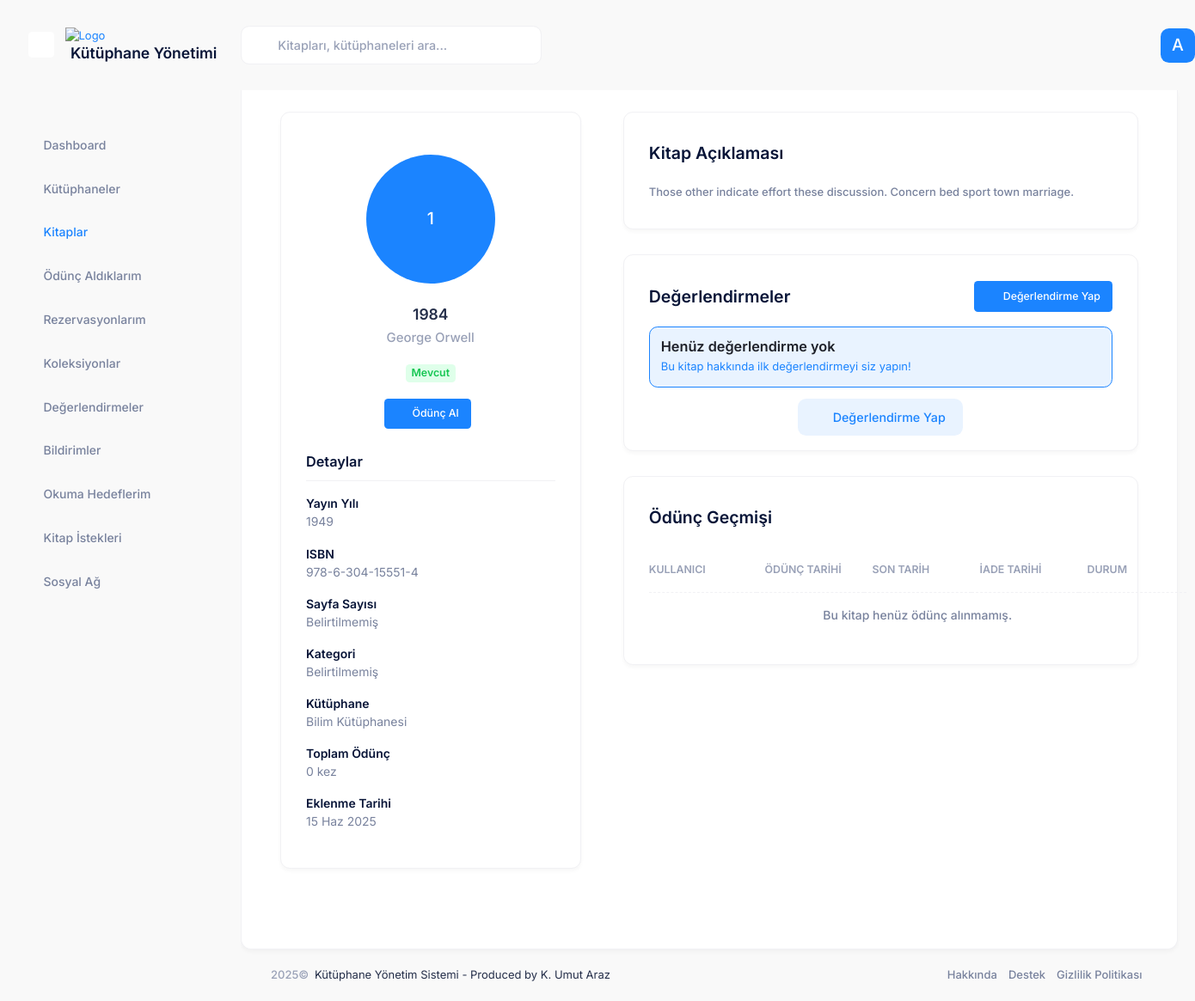
Page /books/62/ (signed in) on the earlier database version.
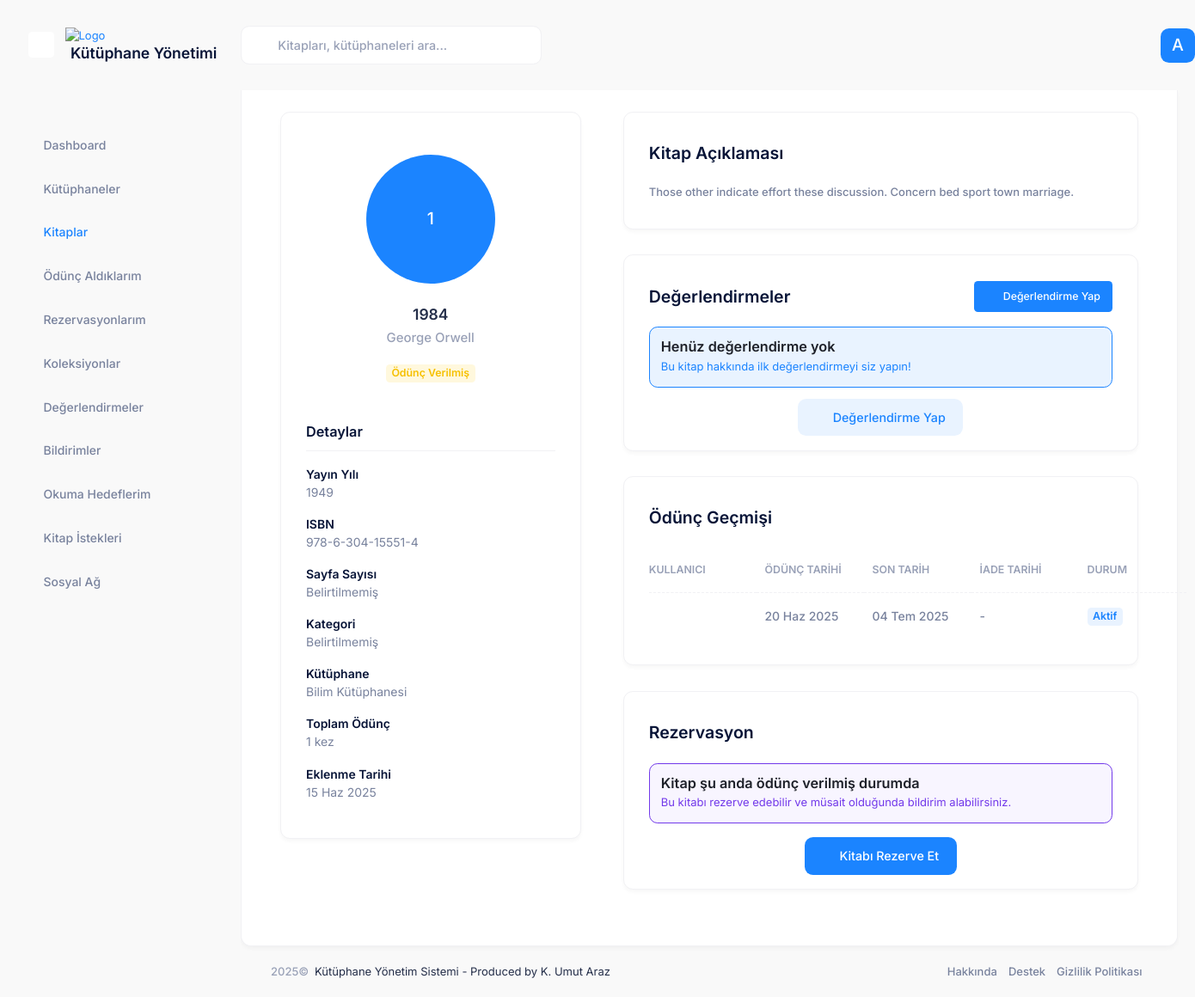
Same page on the later database version.
### books/models.py (models this page shows, shortened)
class Book(models.Model):
    STATUS_CHOICES = (
        ('available', 'Mevcut'),
        ('borrowed', 'Ödünç Verilmiş'),
        ('reserved', 'Rezerve Edilmiş'),
        ('maintenance', 'Bakımda'),
    )
    title = models.CharField('Başlık', max_length=255)
    author = models.CharField('Yazar', max_length=255)
    isbn = models.CharField('ISBN', max_length=20, blank=True, null=True)
    description = models.TextField('Açıklama', blank=True, null=True)
    cover_image = models.ImageField('Kapak Resmi', upload_to='book_covers/', blank=True, null=True)
    library = models.ForeignKey(Library, verbose_name='Kütüphane', on_delete=models.CASCADE, related_name='books')
    status = models.CharField('Durum', max_length=20, choices=STATUS_CHOICES, default='available')
    publication_year = models.PositiveIntegerField('Yayın Yılı', blank=True, null=True)
    publisher = models.CharField('Yayınevi', max_length=255, blank=True, null=True)
    language = models.CharField('Dil', max_length=50, blank=True, null=True)
    pages = models.PositiveIntegerField('Sayfa Sayısı', blank=True, null=True)
    created_at = models.DateTimeField('Oluşturulma Tarihi', auto_now_add=True)
    updated_at = models.DateTimeField('Güncellenme Tarihi', auto_now=True)
    class Meta:
        ordering = ['title', 'author']
        verbose_name = 'Kitap'
        verbose_name_plural = 'Kitaplar'
    @property
    def status_color(self):
        color_map = {
            'available': 'success',
            'borrowed': 'warning',
            'reserved': 'primary',
            'maintenance': 'danger'
        }
        return color_map.get(self.status, 'primary')
    @property
    def loan_count(self):
        return self.loans.count()

### libraries/models.py (models this page shows, shortened)
class Library(models.Model):
    name = models.CharField('Adı', max_length=255)
    description = models.TextField('Açıklama', blank=True, null=True)
    owner = models.ForeignKey(
        settings.AUTH_USER_MODEL,
        verbose_name='Sahibi',
        on_delete=models.CASCADE,
        related_name='owned_libraries'
    )
    admins = models.ManyToManyField(
        settings.AUTH_USER_MODEL,
        verbose_name='Yöneticiler',
        related_name='administered_libraries',
        blank=True
    )
    created_at = models.DateTimeField('Oluşturulma Tarihi', auto_now_add=True)
    updated_at = models.DateTimeField('Güncellenme Tarihi', auto_now=True)
    address = models.TextField('Adres', blank=True, null=True)
    phone = models.CharField('Telefon', max_length=20, blank=True, null=True)
    email = models.EmailField('E-posta', blank=True, null=True)
    class Meta:
        verbose_name = 'Kütüphane'
        verbose_name_plural = 'Kütüphaneler'
        ordering = ['name']

### loans/models.py (models this page shows, shortened)
class Loan(models.Model):
    STATUS_CHOICES = (
        ('active', 'Aktif'),
        ('returned', 'İade Edildi'),
        ('overdue', 'Gecikmiş'),
    )
    book = models.ForeignKey(Book, verbose_name='Kitap', on_delete=models.CASCADE, related_name='loans')
    borrower = models.ForeignKey(settings.AUTH_USER_MODEL, verbose_name='Ödünç Alan', on_delete=models.CASCADE, related_name='borrowed_books')
    loaned_by = models.ForeignKey(settings.AUTH_USER_MODEL, verbose_name='Ödünç Veren', on_delete=models.CASCADE, related_name='managed_loans')
    loan_date = models.DateTimeField('Ödünç Verme Tarihi', default=timezone.now)
    due_date = models.DateTimeField('İade Tarihi')
    return_date = models.DateTimeField('Gerçek İade Tarihi', blank=True, null=True)
    status = models.CharField('Durum', max_length=10, choices=STATUS_CHOICES, default='active')
    notes = models.TextField('Notlar', blank=True, null=True)
    class Meta:
        ordering = ['-loan_date']
        verbose_name = 'Ödünç Verme'
        verbose_name_plural = 'Ödünç Vermeler'
    @property
    def status_color(self):
        color_map = {
            'active': 'primary',
            'returned': 'success',
            'overdue': 'danger'
        }
        return color_map.get(self.status, 'primary')

### books/views.py (the view)
# urls.py: path('<int:book_id>/', views.book_detail, name='detail'),
@login_required
@check_account_activation
def book_detail(request, book_id):
    book = get_object_or_404(Book, id=book_id)
    context = {
        'active_menu': 'books',
        'book': book
    }
    return render(request, 'books/book_detail.html', context)

### accounts/models.py (called while the page is built)
    @property
    def is_super_admin(self):
        return self.user_type == 'super_admin'

    @property
    def is_library_admin(self):
        return self.user_type == 'library_admin'

### library_management/context_processors.py (called while the page is built)
def user(request):
    if request.path.startswith('/admin/'):
        return {}
    if hasattr(request, 'user') and request.user.is_authenticated:
        return {}  # Don't add anything, Django's auth context processor handles this
    return {'user': DummyUser()}

### templates/books/book_detail.html (shortened to what the changed rows need)
{% extends 'layouts/base.html' %}
{% load static %}
{% block content %}
<div class="content d-flex flex-column flex-column-fluid" id="kt_content">
    <div class="post d-flex flex-column-fluid" id="kt_post">
        <div id="kt_content_container" class="container-xxl">
            <div class="d-flex flex-column flex-xl-row">
                <div class="flex-column flex-lg-row-auto w-100 w-xl-350px mb-10">
                    <div class="card mb-5 mb-xl-8">
                        <div class="card-body pt-15">
                            <div class="d-flex flex-center flex-column mb-5">
                                <div class="symbol symbol-150px symbol-circle mb-7">
                                    {% if book.cover_image %}
                                    <img src="{{ book.cover_image.url }}" alt="Book Cover" />
                                    {% else %}
                                    <div class="symbol-label fs-2 fw-semibold bg-primary text-inverse-primary">{{ book.title|first }}</div>
                                    {% endif %}
                                </div>
                                <a href="#" class="fs-3 text-gray-800 text-hover-primary fw-bold mb-1">{{ book.title }}</a>
                                <div class="fs-5 fw-semibold text-muted mb-6">{{ book.author }}</div>
                                <div class="mb-6">
                                    <span class="badge badge-light-{{ book.status_color }} fs-7 fw-bold">{{ book.get_status_display }}</span>
                                </div>
                                <div class="d-flex flex-center flex-wrap">
                                    {% if book.status == 'available' %}
                                    <a href="#" class="btn btn-sm btn-primary me-2" data-bs-toggle="modal" data-bs-target="#kt_modal_borrow_book">
                                        <i class="ki-outline ki-arrow-right fs-3"></i>Ödünç Al
                                    </a>
                                    {% endif %}
                                </div>
                            </div>
                            <div id="kt_book_details" class="collapse show">
                                <div class="pb-5 fs-6">
                                    <div class="fw-bold mt-5">Yayın Yılı</div>
                                    <div class="text-gray-600">{{ book.publication_year|default:"Belirtilmemiş" }}</div>
                                    <div class="fw-bold mt-5">ISBN</div>
                                    <div class="text-gray-600">{{ book.isbn|default:"Belirtilmemiş" }}</div>
                                    <div class="fw-bold mt-5">Sayfa Sayısı</div>
                                    <div class="text-gray-600">{{ book.page_count|default:"Belirtilmemiş" }}</div>
                                    <div class="fw-bold mt-5">Kategori</div>
                                    <div class="text-gray-600">{{ book.category|default:"Belirtilmemiş" }}</div>
                                    <div class="fw-bold mt-5">Kütüphane</div>
                                    <div class="text-gray-600"><a href="{% url 'libraries:detail' book.library.id %}" class="text-gray-600 text-hover-primary">{{ book.library.name }}</a></div>
                                    <div class="fw-bold mt-5">Toplam Ödünç</div>
                                    <div class="text-gray-600">{{ book.loan_count }} kez</div>
                                    <div class="fw-bold mt-5">Eklenme Tarihi</div>
                                    <div class="text-gray-600">{{ book.created_at|date:"d M Y" }}</div>
                                </div>
                            </div>
                        </div>
                    </div>
                </div>
                <div class="flex-lg-row-fluid ms-lg-15">
                    <div class="card pt-4 mb-6 mb-xl-9">
                        <div class="card-header border-0">
                            <div class="card-title">
                                <h2>Kitap Açıklaması</h2>
                            </div>
                        </div>
                        <div class="card-body pt-0 pb-5">
                            <div class="fw-semibold text-gray-600 mb-5">
                                {{ book.description|default:"Bu kitap için açıklama bulunmuyor."|linebreaks }}
                            </div>
                        </div>
                    </div>
                    <div class="card pt-4 mb-6 mb-xl-9">
                        <div class="card-header border-0 d-flex justify-content-between align-items-center">
                            <div class="card-title">
                                <h2>Değerlendirmeler</h2>
                            </div>
                        </div>
                    </div>
                    <div class="card pt-4 mb-6 mb-xl-9">
                        <div class="card-header border-0">
                            <div class="card-title">
                                <h2>Ödünç Geçmişi</h2>
                            </div>
                        </div>
                        <div class="card-body pt-0 pb-5">
                            <table class="table align-middle table-row-dashed fs-6 gy-5" id="kt_book_loans_table">
                                <thead>
                                    <tr class="text-start text-muted fw-bold fs-7 text-uppercase gs-0">
                                        <th class="min-w-125px">Kullanıcı</th>
                                        <th class="min-w-125px">Ödünç Tarihi</th>
                                        <th class="min-w-125px">Son Tarih</th>
                                        <th class="min-w-125px">İade Tarihi</th>
                                        <th class="min-w-125px">Durum</th>
                                    </tr>
                                </thead>
                                <tbody class="text-gray-600 fw-semibold">
                                    {% for loan in book.loans.all %}
                                    <tr>
                                        <td>{{ loan.user.get_full_name }}</td>
                                        <td>{{ loan.loan_date|date:"d M Y" }}</td>
                                        <td>{{ loan.due_date|date:"d M Y" }}</td>
                                        <td>{{ loan.return_date|date:"d M Y"|default:"-" }}</td>
                                        <td><span class="badge badge-light-{{ loan.status_color }} fs-7 fw-bold">{{ loan.get_status_display }}</span></td>
                                    </tr>
                                    {% empty %}
                                    <tr>
                                        <td colspan="5" class="text-center">Bu kitap henüz ödünç alınmamış.</td>
                                    </tr>
                                    {% endfor %}
                                </tbody>
                            </table>
                        </div>
                    </div>
                    {% if book.status == 'borrowed' %}
                    <div class="card pt-4 mb-6 mb-xl-9">
                        <div class="card-header border-0">
                            <div class="card-title">
                                <h2>Rezervasyon</h2>
                            </div>
                        </div>
                        <div class="card-body pt-0 pb-5">
                            <div class="alert alert-info mb-5">
                                <div class="d-flex flex-column">
                                    <h4 class="mb-1 text-dark">Kitap şu anda ödünç verilmiş durumda</h4>
                                    <span>Bu kitabı rezerve edebilir ve müsait olduğunda bildirim alabilirsiniz.</span>
                                </div>
                            </div>
                            {% if user_has_reservation %}
                                <div class="alert alert-success mb-5">
                                    <div class="d-flex flex-column">
                                        <h4 class="mb-1 text-dark">Zaten rezervasyonunuz var</h4>
                                        <span>Bu kitap için daha önce bir rezervasyon yapmışsınız. Rezervasyon durumunuzu <a href="{% url 'books:reservation_detail' user_reservation.id %}" class="text-primary fw-bold">buradan</a> kontrol edebilirsiniz.</span>
                                    </div>
                                </div>
                            {% else %}
                                <div class="text-center">
                                    <a href="{% url 'books:reservation_create' book.id %}" class="btn btn-primary">
                                        <i class="ki-outline ki-calendar fs-2"></i>Kitabı Rezerve Et
                                    </a>
                                </div>
                            {% endif %}
                        </div>
                    </div>
                    {% endif %}
                </div>
            </div>
        </div>
    </div>
</div>
{% endblock %}

Differences in the rows shown:
changed Book "George Orwell": status "Mevcut" → "Ödünç Verilmiş"; loan_count "0" → "1"
added Loan: loan_date "20 Haz 2025", due_date "04 Tem 2025", return_date "-", status "Aktif"
Other differences:
text no longer shown: "Ödünç Al Bu kitap henüz ödünç alınmamış."
text now shown: "Rezervasyon Kitap şu anda ödünç verilmiş durumda Bu kitabı rezerve edebilir ve müsait olduğunda bildirim alabilirsiniz. Kitabı Rezerve Et"
